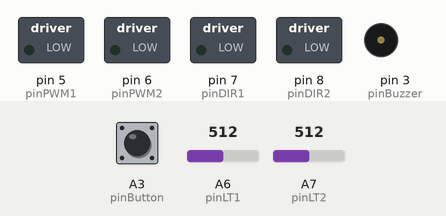
A sketch run on a simulated Arduino Nano, built with avr-gcc and run on an emulated ATmega328P. Parts: switched loads named in the sketch (green lamp = pin HIGH), buzzer (waves = sounding). The test bench sets the inputs (shaded band); at power-on: A3 (pinButton) HIGH, A6 (pinLT1) = 512, A7 (pinLT2) = 512. What the sketch prints to the serial monitor is not drawn.

Above: at 1.7 s.
1.8 s: A3 (pinButton) pulled LOW for 0.15 s
At 3.2 s:
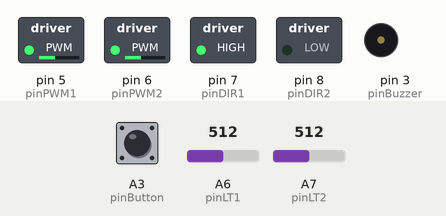
3.8 s: A6 (pinLT1) set to 703
5.3 s: A6 (pinLT1) set to 720
At 6.5 s:
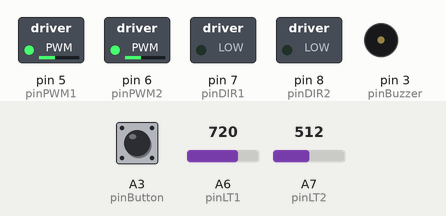
6.8 s: A6 (pinLT1) set to 700
At 7.9 s:
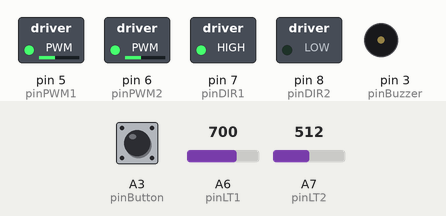
8.3 s: A7 (pinLT2) set to 703
9.8 s: A7 (pinLT2) set to 729
At 10.2 s:
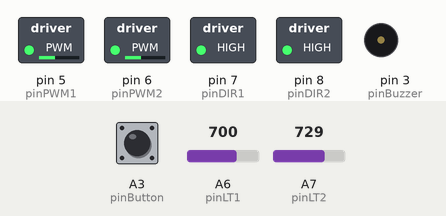
Timing chart, 0 to 12.3 s (numbered marks = the images above; inputs shaded):
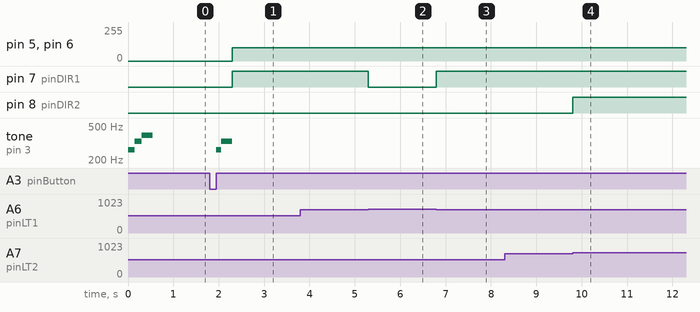

The sketch:

Jellibi-AGV-07-03-EEPROM-Motor-IR.ino
```cpp
////////////////////  EEPROM 데이터 쓰기/읽기

#include <EEPROM.h>

#define EEPROM_BASE           0
#define EEPROM_DATA_VER0      (EEPROM_BASE + 0)  // 'V'
#define EEPROM_DATA_VER1      (EEPROM_BASE + 1)  // '1'
#define EEPROM_DATA_VER2      (EEPROM_BASE + 2)  // '0'
#define EEPROM_DATA_VER3      (EEPROM_BASE + 3)  // '0'

#define EEPROM_PRODUCT_SN     (EEPROM_BASE + 4)  // Reserved
#define EEPROM_POWER_RATIOF   (EEPROM_BASE + 8)  // 1.00, 1.00
#define EEPROM_POWER_RATIOR   (EEPROM_BASE + 16) // Reserved
#define EEPROM_POWER_ADJUST   (EEPROM_BASE + 24) // Reserved

// 라인트레이싱용 IR 센서 보정값
#define EEPROM_LT_THRESHOLD   (EEPROM_BASE + 28) // LeftIR, RightIR

boolean IsEepromDataValid = false;

boolean CheckEepromDataHeader()
{
  if( (EEPROM.read( EEPROM_DATA_VER0 ) == 'V') &&
      (EEPROM.read( EEPROM_DATA_VER1 ) == '1') &&
      (EEPROM.read( EEPROM_DATA_VER2 ) == '0') &&
      (EEPROM.read( EEPROM_DATA_VER3 ) == '0') )
      return  true;

  return  false;
}

/////////////  좌/우 바퀴모터 속력 보정비율 (속력 = 파워 * 보정비율)

// 전진 속력 보정비율 [0 .. 1], 대부분 [0.94 ~ 1.00] 사이로 설정함
// 성능이 나쁜쪽을 1.0으로, 좋은쪽 비율을 균형에 맞도록 낮게 설정합니다.
float Power1RatioF = 1.00;  // 왼쪽 모터 (기본= 1.0)
float Power2RatioF = 1.00;  // 오른쪽 모터 (기본= 1.0)

void  ReadPowerRatio()  // EEPROM에 저장된 모터 성능비율 읽기
{
  EEPROM.get( EEPROM_POWER_RATIOF, Power1RatioF );
  EEPROM.get( EEPROM_POWER_RATIOF + 4, Power2RatioF );
}

//////////  라인트레이싱용 IR 흑백 판정 기준 : 백=[0 ~ 1023]=흑

int LineTrace1Threshold = 560;  // 왼쪽 LT 흑백 초기 중간값
int LineTrace2Threshold = 560;  // 오른쪽 LT 흑백 초기 중간값

// 측정값이 (중간값 + 150) 이상일 때 확실한 검은색이라고 판단함
#define LT_THRESHOLD_SAFEZONE   150

int LineTrace1MinBlack = LineTrace1Threshold + LT_THRESHOLD_SAFEZONE;
int LineTrace2MinBlack = LineTrace2Threshold + LT_THRESHOLD_SAFEZONE;

void  ReadLtIrThreshold() // (흰색) [0 ~ 1023] (검은색)
{
  EEPROM.get( EEPROM_LT_THRESHOLD, LineTrace1Threshold );
  EEPROM.get( EEPROM_LT_THRESHOLD + 2, LineTrace2Threshold );
}

//////////////  바닥의 라인트레이스 IR센서

#define pinLT1  A6 // 1번(왼쪽) IR센서 연결 핀
#define pinLT2  A7 // 2번(오른쪽) IR센서 연결 핀

// 색상 판단: White=[0..410] .. 560 .. [710..1023]=Black
#define LT_AJDUST       60  // 현재 젤리비의 센서 측정 조정값
#define LT_MAX_WHITE   410 + LT_AJDUST // 흰색으로 판단하는 최대값
#define LT_MID_VALUE   560 + LT_AJDUST // 흑백 판단 경계값(중간값)
#define LT_MIN_BLACK   710 + LT_AJDUST // 검은색으로 판단하는 최소값

////////////////////  부저와 버튼 핀 번호

#define pinBuzzer     3  // 부저 핀 번호
#define pinButton     A3 // 버턴 핀 번호

////////////////////  모터 1번(왼쪽)과 2번(오른쪽)

#define pinDIR1   7 // 1번(왼쪽)모터 방향 지정용 연결 핀
#define pinPWM1   5 // 1번(왼쪽)모터 속력 지정용 연결 핀

#define pinDIR2   8 // 2번(오른쪽)모터 방향 지정용 연결 핀
#define pinPWM2   6 // 2번(오른쪽)모터 속력 지정용 연결 핀

////////////////////  모터 회전 동작

#define FORWARD   0 // 전진 방향
#define BACKWARD  1 // 후진 방향

void  drive(int dir1, int power1, int dir2, int power2)
{
  boolean dirHighLow1, dirHighLow2;
  int     p1, p2;

  if(dir1 == FORWARD)  // 1번(왼쪽)모터 방향
    dirHighLow1 = HIGH;
  else // BACKWARD
    dirHighLow1 = LOW;
  p1 = power1 * Power1RatioF;

  if(dir2 == FORWARD)  // 2번(오른쪽)모터
    dirHighLow2 = LOW;
  else // BACKWARD
    dirHighLow2 = HIGH;
  p2 = power2 * Power2RatioF;

  digitalWrite(pinDIR1, dirHighLow1);
  analogWrite(pinPWM1, p1);

  digitalWrite(pinDIR2, dirHighLow2);
  analogWrite(pinPWM2, p2);
}

void  Forward( int power )  // 전진
{
  drive(FORWARD, power, FORWARD, power);
}

void  Backward( int power )  // 후진
{
  drive(BACKWARD, power, BACKWARD, power);
}

void  TurnLeft( int power )  // 좌회전
{
  drive(BACKWARD, power, FORWARD, power);
}

void  TurnRight( int power )  // 우회전
{
  drive(FORWARD, power, BACKWARD, power);
}

void Stop()  // 정지
{
  analogWrite(pinPWM1, 0);
  analogWrite(pinPWM2, 0);
}

////////////////////  메인 프로그램 (setup & loop)

void setup()
{
  // 모터 제어 핀들을 모두 출력용으로 설정

  pinMode( pinDIR1, OUTPUT ); // 1번(왼쪽)모터 방향 핀
  pinMode( pinPWM1, OUTPUT ); // 1번(왼쪽)모터 속력 핀

  pinMode( pinDIR2, OUTPUT ); // 2번(오른쪽)모터 방향 핀
  pinMode( pinPWM2, OUTPUT ); // 2번(오른쪽)모터 속력 핀

  pinMode(pinBuzzer, OUTPUT); // 부저 핀을 출력 핀으로 설정

  pinMode(pinButton, INPUT);  // 버튼 핀을 입력용 핀으로 설정

  pinMode( pinLT1, INPUT ); // IR 센서 입력 핀으로 설정
  pinMode( pinLT2, INPUT );

  Serial.begin( 9600 ); // 시리얼 통신 속도 설정

  Stop(); // 정지

  // EEPROM에 저장되어 있는 데이터(좌우 모터와 바닥면의 IR 조정값) 읽기
  if( IsEepromDataValid = CheckEepromDataHeader() )
  {
    // 이전에 EEPROM에 저장된 올바른 데이터가 있음

    ReadPowerRatio(); // 좌우 모터 속도 조정 비율값 읽기

    Serial.print( "Power1RatioF= " );  // 따옴표 안의 내용 출력
    Serial.print( Power1RatioF );  // 읽은 값 출력
    Serial.print( ", Power2RatioF= " );
    Serial.println( Power2RatioF );  // 읽은 값 출력 (줄넘김)

    ReadLtIrThreshold(); // 좌우 라인트레이싱 IR 중간값 읽기

    // B/W 중간값 보다 값이 더 클 때 검은색의 라인으로 인식할 수치 결정
    LineTrace1MinBlack = LineTrace1Threshold + LT_THRESHOLD_SAFEZONE;
    LineTrace2MinBlack = LineTrace2Threshold + LT_THRESHOLD_SAFEZONE;

    Serial.print( "LineTrace1Threshold= " );
    Serial.print( LineTrace1Threshold );
    Serial.print( ", LineTrace2Threshold= " );
    Serial.println( LineTrace2Threshold );

    Serial.print( "LineTrace1MinBlack= " );
    Serial.print( LineTrace1MinBlack );
    Serial.print( ", LineTrace2MinBlack= " );
    Serial.println( LineTrace2MinBlack );
  }
  else
  {
    Serial.println( "Data not found from EEPROM." );
  }

  tone( pinBuzzer, 262 ); // 초기화가 끝났음을 "도미솔" 음 재생
  delay( 150 );
  tone( pinBuzzer, 330 );
  delay( 150 );
  tone( pinBuzzer, 392 );
  delay( 250 );
  noTone( pinBuzzer );  // 스피커/부저 끄기(음소거)
}

bool  DoLineTrace = false; // 라인트레이싱(=1) 또는 정지(=0)

int   Power = 100; // 주행 속력 (80= 약간 느리게, 120= 빠르게)

void loop()
{
  if( digitalRead(pinButton) == 0 ) // 버튼이 눌림
  {
    if( DoLineTrace )  // 현재 라인트레이싱 중이면 정지
    {
      Stop();

      tone( pinBuzzer, 330 ); // "미"
      delay( 100 );
      tone( pinBuzzer, 262 ); // "도"
      delay( 250 );
      noTone( pinBuzzer );
    }

    while( digitalRead(pinButton) == 0 ) // 버튼이 올려질 때 까지 대기
      delay( 10 );

    DoLineTrace = ! DoLineTrace;

    if( DoLineTrace )  // 라인트레이싱 시작
    {
      tone( pinBuzzer, 262 ); // "도"
      delay( 100 );
      tone( pinBuzzer, 330 ); // "미"
      delay( 250 );
      noTone( pinBuzzer );

      Forward( Power ); // 주행 시작
    }
  }

  if( DoLineTrace )  // 라인트레이싱
  {
    int v1 = analogRead( pinLT1 );  // 왼쪽 IR 센서값 읽기
    int v2 = analogRead( pinLT2 );  // 오른쪽 IR 센서값 읽기

    if( (LineTrace1MinBlack < v1) && (LineTrace2MinBlack < v2) )
    {
      // 양쪽 IR센서 모두 검정색을 감지한 경우, (ex) 검정 교차선
      Forward( Power ); // 계속 직진
      delay( 255-Power+1 );
    }
    else if( v1 > LineTrace1MinBlack )  // 왼쪽만 검정, 좌회전
    {
      TurnLeft( Power ); // 좌회전
    }
    else if( v2 > LineTrace2MinBlack )  // 오른쪽만 검정,우회전
    {
      TurnRight( Power ); // 우회전
    }
    else  // 양쪽 모두 흰색, 계속 전진
    {
      Forward( Power );
    }
  }
}
```

Measured:
- the behaviour switches between 710 and 711 on A6 (pinLT1) (found by bisection; images 1 and 2)
- the behaviour switches between 710 and 711 on A7 (pinLT2) (found by bisection; images 3 and 4)
- after the input at 1.8 s, pin 5 (pinPWM1), pin 6 (pinPWM2): 0/255 → 100/255 after 0.50 s; pin 7 (pinDIR1): LOW → HIGH after 0.50 s; tone on pin 3 (pinBuzzer): silent → 262 Hz after 0.15 s, → 330 Hz 0.10 s later, → silent 0.25 s later
- after the input at 3.8 s, every drawn part: stays the same
- after the input at 5.3 s, pin 7 (pinDIR1): HIGH → LOW at once
- after the input at 6.8 s, pin 7 (pinDIR1): LOW → HIGH at once
- after the input at 8.3 s, every drawn part: stays the same
- after the input at 9.8 s, pin 8 (pinDIR2): LOW → HIGH at once
